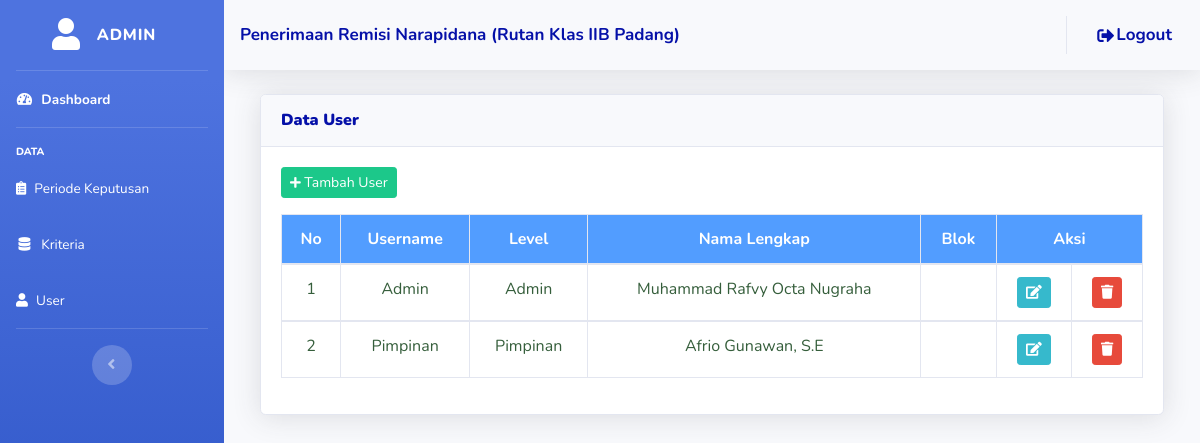
The app's page /admin/data_user.php (signed in), older data.
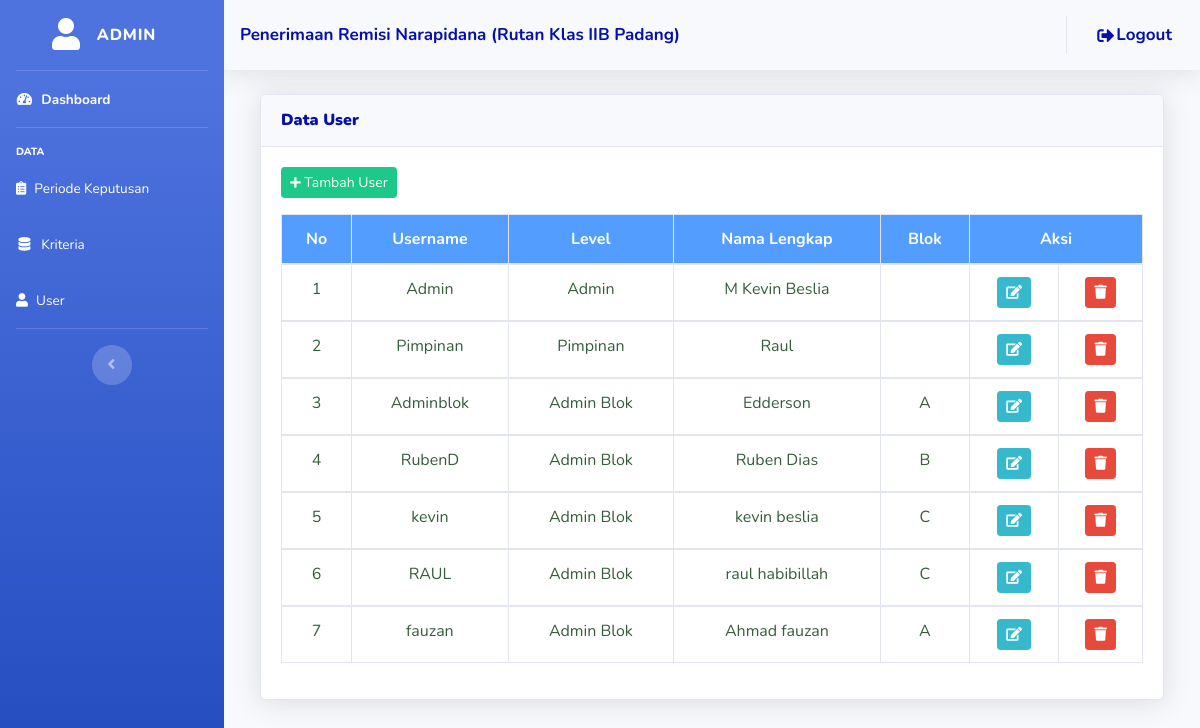
The same page, newer data.
### tables this page shows
CREATE TABLE `tbl_user` (
  `id` int(11) NOT NULL,
  `username` varchar(255) NOT NULL,
  `password` varchar(255) NOT NULL,
  `level` varchar(255) NOT NULL,
  `nama_lengkap` varchar(255) NOT NULL,
  `id_blok` int(11) DEFAULT NULL
);

CREATE TABLE `tbl_blok` (
  `id` int(11) NOT NULL,
  `blok` varchar(100) NOT NULL
);

### admin/data_user.php (the view, shortened to what this page needs)
<?php
	include ("style/header.php");
	include ("style/sidebarawal.php");
	$currentPage = isset($_GET['page']) ? intval($_GET['page']) : 1;
?>
<div class="container-fluid">
	<div class="col-lg-12">
		<div class="card shadow mt-3 mb-3">
			<div class="card-header py-3">
				<h6 class="m-0 font-weight-bold" style="color: #0510a8"><b>Data User</b>
			</div>
			<div class="card-body">
		<button class="btn btn-sm btn-success mb-3" data-toggle="modal" data-target="#tambah_bank"><i class="fas fa-plus fa-sm"></i> Tambah User</button>
        <div class="table-responsive">
				<table class="table table-bordered">
					<thead>
						<tr align="center" style="background-color: #529dff; color: #ffff">
							<th>No</th>
							<th>Username</th>
							<th>Level</th>
							<th>Nama Lengkap</th>
                            <th>Blok</th>
              <th colspan="2">Aksi</th>
						</tr>
					</thead>
					<?php
						include("../config/koneksi.php");
						$no=1;
						$sql = mysqli_query($konek, "SELECT tbl_user.id as user_id, tbl_user.username, tbl_user.password, tbl_user.level, tbl_user.nama_lengkap, tbl_blok.blok FROM tbl_user left join tbl_blok on tbl_user.id_blok=tbl_blok.id");
						while($array = mysqli_fetch_assoc($sql)){
                    ?>
					<tbody>
						<tr style="color: #355E3B" align="center">
							<td><?php echo $no++; ?></td>
							<td><?php echo $array['username']; ?></td>
							<td><?php echo $array['level']; ?></td>
							<td><?php echo $array['nama_lengkap']; ?></td>
                            <td><?php echo $array['blok']; ?></td>
              <td>
                <a href="edit_user.php?id=<?php echo $array['user_id']; ?>"><i class="btn btn-info btn-sm"><span class="fas fa-edit"></span></i></a>
              </td>
					<td align="center">
                <a href="hapus_user.php?id=<?php echo $array['user_id']; ?>&page=<?php echo $currentPage; ?>"><i class="btn btn-danger btn-sm" onclick="return confirm('Apakah Data User ini akan dihapus?')"><span class="fas fa-trash"></span></i></a></td>
						</tr>
					</tbody>
					<?php
					}
					?>
				</table>
      </div>
			</div>
</div>
		</div>
	</div>
</div>
<?php
	include ("style/footer.php");
?>

Row changes from the older to the newer data that the page shows:
changed tbl_user "Admin": nama_lengkap "Muhammad Rafvy Octa Nugraha" → "M Kevin Beslia"
changed tbl_user "Pimpinan": nama_lengkap "Afrio Gunawan, S.E" → "Raul"
added tbl_user: username "Adminblok", level "Admin Blok", nama_lengkap "Edderson", id_blok.blok "A"
added tbl_user: username "RubenD", level "Admin Blok", nama_lengkap "Ruben Dias", id_blok.blok "B"
added tbl_user: username "kevin", level "Admin Blok", nama_lengkap "kevin beslia", id_blok.blok "C"
added tbl_user: username "RAUL", level "Admin Blok", nama_lengkap "raul habibillah", id_blok.blok "C"
added tbl_user: username "fauzan", level "Admin Blok", nama_lengkap "Ahmad fauzan", id_blok.blok "A"
